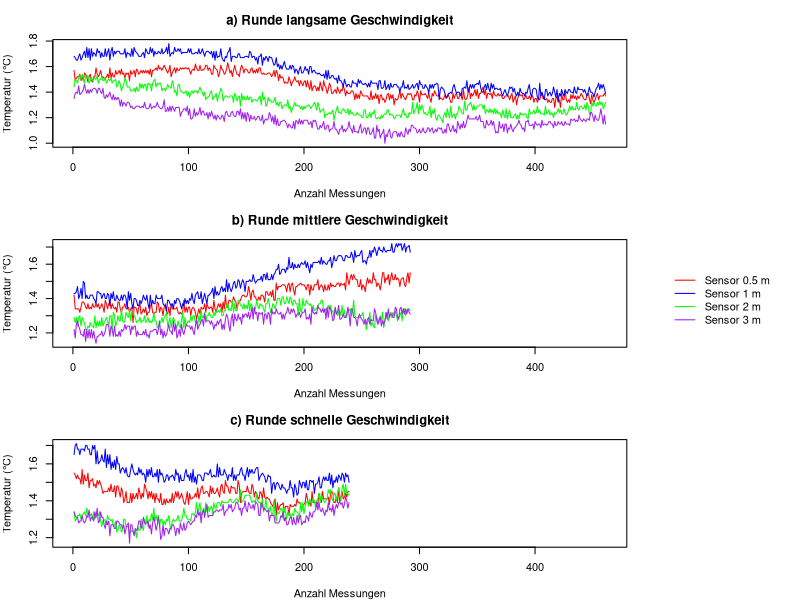

Generate this figure with R:
## ---- chunk 1
#Slow lap
R1 <- read.table("../data/Kurze_Runde_1.csv", header = T, sep = ";")

#Mean lap
R2 <- read.table("../data/Kurze_Runde_2.csv", header = T, sep = ";")

#Fast lap
R3 <- read.table("../data/Kurze_Runde_3.csv", header = T, sep = ";")
## ---- chunk 2
rundgang1 <- R1[, c("Sensor.0.5m", "Sensor.1m", "Sensor.2m", "Sensor.3m")]
rundgang2 <- R2[, c("Sensor.0.5m", "Sensor.1m", "Sensor.2m", "Sensor.3m")]
rundgang3 <- R3[, c("Sensor.0.5m", "Sensor.1m", "Sensor.2m", "Sensor.3m")]
## ---- chunk 3
#Open jpeg
jpeg("../Images/Geschw_Graph/Geschw_Graph.jpeg", height = 486, width = 600, res = 108)

farben <- c("red", "blue", "green", "purple")
sensoren <- c("Sensor 0.5 m", "Sensor 1 m", "Sensor 2 m", "Sensor 3 m")

# Layout
layout(matrix(c(1, 4, 2, 4, 3, 4), nrow = 3, byrow = TRUE), widths = c(4, 1))  
par(mar = c(4, 4, 3, 1), xpd = TRUE)  

# Rundgang 1
matplot(rundgang1, type = "l", lty = 1, col = farben,
        main = "a) Runde langsame Geschwindigkeit", xlab = "Anzahl Messungen", ylab = "Temperatur (°C)")

# Rundgang 2
matplot(rundgang2, type = "l", lty = 1, col = farben,
        main = "b) Runde mittlere Geschwindigkeit", xlab = "Anzahl Messungen", ylab = "Temperatur (°C)")

# Rundgang 3
matplot(rundgang3, type = "l", lty = 1, col = farben,
        main = "c) Runde schnelle Geschwindigkeit", xlab = "Anzahl Messungen", ylab = "Temperatur (°C)")

# LEGENDE 
par(mar = c(0, 0, 0, 0))
plot.new() 
legend("center", legend = sensoren, col = farben, lty = 1, cex = 1.0, bty = "n")

#Close and safe jpeg
dev.off()
